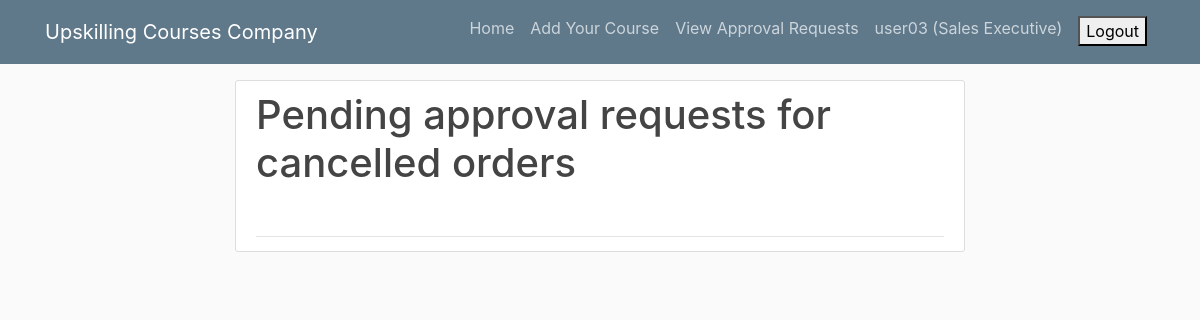
Before: /orders/approvalrequestsall/ (signed in) with the older database file.
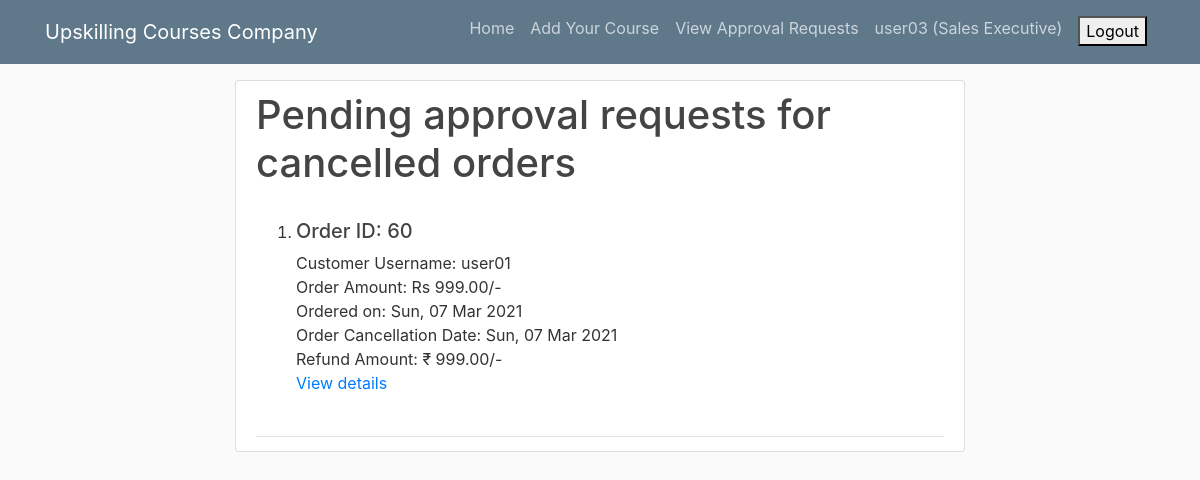
After: the same page with the newer database file.
### orders/models.py (models this page shows, shortened)
class CancelledApproval(models.Model):
    order_id             = models.ForeignKey(CancelledOrder, primary_key=True, on_delete=models.CASCADE)
    user                 = models.ForeignKey(Customer, default=None, on_delete=models.CASCADE)
    amount               = models.DecimalField(max_digits=6, decimal_places=2)
    order_date           = models.DateTimeField(auto_now_add=True)
    cancelled_order_date = models.DateTimeField(auto_now_add=True)
    date_diff            = models.IntegerField()
    refund_amount        = models.DecimalField(max_digits=6, decimal_places=2, default=0)

class CancelledOrder(models.Model):
    order_id             = models.ForeignKey(Order, primary_key=True, on_delete=models.CASCADE)
    user                 = models.ForeignKey(Customer, default=None, on_delete=models.CASCADE)
    amount               = models.DecimalField(max_digits=6, decimal_places=2)
    order_date           = models.DateTimeField(auto_now_add=True)
    cancelled_order_date = models.DateTimeField(auto_now_add=True)
    def __str__(self):
        return str(self.order_id)

class Order(models.Model):
    order_id       = models.AutoField(primary_key=True)
    user           = models.ForeignKey(Customer, default=None, on_delete=models.CASCADE)
    course         = models.ForeignKey(Product, default=None, on_delete=models.CASCADE)
    amount         = models.DecimalField(max_digits=6, decimal_places=2)
    order_date     = models.DateTimeField(auto_now_add=True)
    def __str__(self):
        return str(self.order_id)

### accounts/models.py (models this page shows)
class Customer(models.Model):
    user = models.OneToOneField(User, on_delete=models.CASCADE, primary_key=True)
    username = models.CharField(unique=True, max_length=100)
    email = models.EmailField(max_length=100)
    first_name = models.CharField(max_length=100)
    last_name = models.CharField(max_length=100)
    def __str__(self):
        return str(self.user)

class User(AbstractUser):
    is_admin = models.BooleanField(default=False)
    is_customer = models.BooleanField(default=False)
    is_customerexecutive = models.BooleanField(default=False)
    is_salesexecutive = models.BooleanField(default=False)
    username = models.CharField(unique=True, max_length=100)
    email = models.EmailField(max_length=100)
    first_name = models.CharField(max_length=100)
    last_name = models.CharField(max_length=100)

### orders/views.py (the view)
# urls.py: path('approvalrequestsall/', approval_requests_all, name='approvalrequestsall'),
@login_required(login_url="/accounts/login/")
def approval_requests_all(request):
    app_req = CancelledApproval.objects.all()
    logged_in_user = get_object_or_404(User, username=str(request.user))
    if logged_in_user.is_salesexecutive:
        return render(request, 'orders/salesexecutives/approvalrequestsall.html', {'app_req':app_req})
    else:
        return HttpResponse('Unauthorized', status=401)

### orders/templates/orders/salesexecutives/approvalrequestsall.html
{% extends 'base.html' %}
{% block content %}
    <article class="media content-section">
        <div class="media-body">
            <div class="article-metadata">
                <h1>Pending approval requests for cancelled orders</h1><br>
                <ol>
                {% for i in app_req %}
                    <li><h5>Order ID: {{ i.order_id }}</h5></li>
                    Customer Username: {{ i.user }}<br>
                    Order Amount: Rs {{ i.amount }}/-<br>
                    Ordered on: {{ i.order_date|date:"D, d M Y" }}<br>
                    Order Cancellation Date: {{ i.cancelled_order_date|date:"D, d M Y" }}<br>
                    Refund Amount: ₹ {{ i.refund_amount }}/-<br>
                    <a href="{% url 'orders:approvalrequestdetail' order_id=i.order_id %}">View details</a><br><br>
                {% endfor %}
                </ol>
            </div>
        </div>
    </article>
{% endblock %}

Changed rows visible on the page:
added CancelledApproval: order_id "60", user "user01", amount "999.00", order_date "Sun, 07 Mar 2021", cancelled_order_date "Sun, 07 Mar 2021", refund_amount "999.00"
